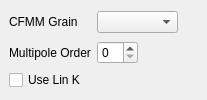
              <widget class="QWidget" name="LargeMoleculesCFMM" >
               <layout class="QGridLayout" >
                <property name="margin" >
                 <number>9</number>
                </property>
                <property name="spacing" >
                 <number>6</number>
                </property>
                <item row="0" column="1" >
                 <widget class="QComboBox" name="cfmm_grain" >
                  <property name="editable" >
                   <bool>false</bool>
                  </property>
                 </widget>
                </item>
                <item row="2" column="0" >
                 <widget class="QCheckBox" name="lin_k" >
                  <property name="text" >
                   <string>Use Lin K</string>
                  </property>
                 </widget>
                </item>
                <item row="1" column="1" >
                 <layout class="QHBoxLayout" >
                  <property name="margin" >
                   <number>0</number>
                  </property>
                  <property name="spacing" >
                   <number>6</number>
                  </property>
                  <item>
                   <widget class="QSpinBox" name="cfmm_order" >
                    <property name="sizePolicy" >
                     <sizepolicy>
                      <hsizetype>4</hsizetype>
                      <vsizetype>0</vsizetype>
                      <horstretch>0</horstretch>
                      <verstretch>0</verstretch>
                     </sizepolicy>
                    </property>
                   </widget>
                  </item>
                  <item>
                   <spacer>
                    <property name="orientation" >
                     <enum>Qt::Horizontal</enum>
                    </property>
                    <property name="sizeHint" >
                     <size>
                      <width>40</width>
                      <height>20</height>
                     </size>
                    </property>
                   </spacer>
                  </item>
                 </layout>
                </item>
                <item row="0" column="0" >
                 <widget class="QLabel" name="label_47" >
                  <property name="text" >
                   <string>CFMM Grain</string>
                  </property>
                 </widget>
                </item>
                <item row="0" column="2" >
                 <spacer>
                  <property name="orientation" >
                   <enum>Qt::Horizontal</enum>
                  </property>
                  <property name="sizeHint" >
                   <size>
                    <width>20</width>
                    <height>26</height>
                   </size>
                  </property>
                 </spacer>
                </item>
                <item row="1" column="0" >
                 <widget class="QLabel" name="label_46" >
                  <property name="text" >
                   <string>Multipole Order</string>
                  </property>
                 </widget>
                </item>
               </layout>
              </widget>
